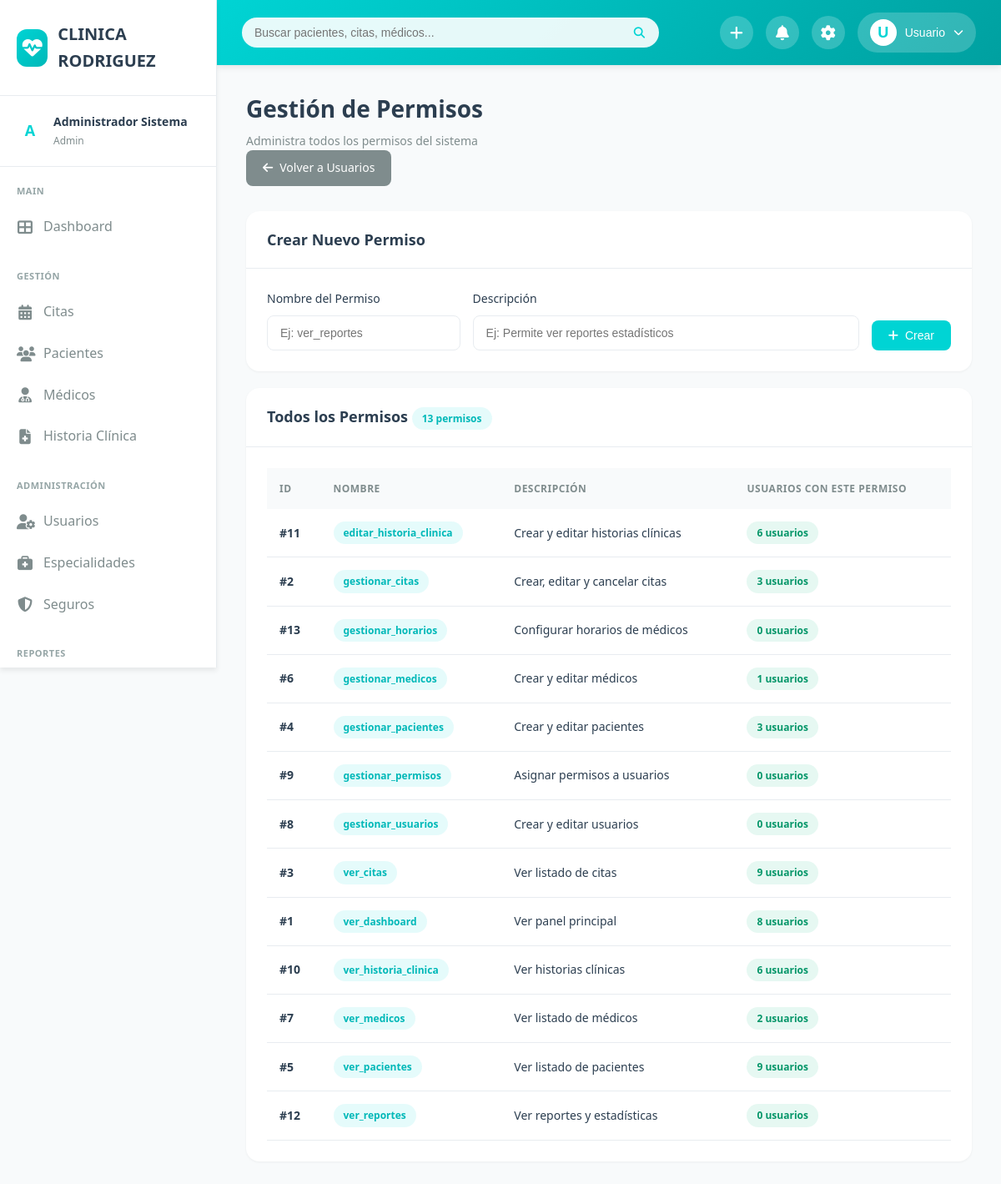
Screenshot of /permisos.php (signed in) with the database file from the repository.
### tables this page shows
CREATE TABLE `permisos` (
  `id` int(11) NOT NULL,
  `nombre` varchar(50) NOT NULL,
  `descripcion` varchar(200) DEFAULT NULL,
  `modulo` varchar(50) NOT NULL
);

### public/permisos.php (the view, shortened to what this page needs)
<?php
$database = new Database();
$db = $database->getConnection();
$query = "SELECT * FROM permisos ORDER BY nombre";
$stmt = $db->query($query);
$permisos = $stmt->fetchAll(PDO::FETCH_ASSOC);
$query_uso = "SELECT permiso_id, COUNT(*) as total_usuarios
              FROM usuario_permisos
              GROUP BY permiso_id";
$stmt_uso = $db->query($query_uso);
$uso_permisos = [];
while ($row = $stmt_uso->fetch(PDO::FETCH_ASSOC)) {
    $uso_permisos[$row['permiso_id']] = $row['total_usuarios'];
}
?>
<!DOCTYPE html>
<html lang="es">
<head>
    <link rel="stylesheet" href="css/styles.css">
    <link rel="stylesheet" href="https://cdnjs.cloudflare.com/ajax/libs/font-awesome/6.4.0/css/all.min.css">
</head>
<body>
    <div class="main-wrapper">
        <?php include '../includes/sidebar.php'; ?>
        <div class="main-content">
            <?php include '../includes/header.php'; ?>
            <div class="dashboard-content">
                <div class="page-header">
                    <div>
                        <h1 class="page-title">Gestión de Permisos</h1>
                        <p class="page-subtitle">Administra todos los permisos del sistema</p>
                    </div>
                    <a href="usuarios.php" class="btn btn-secondary">
                        <i class="fas fa-arrow-left"></i> Volver a Usuarios
                    </a>
                </div>
                <div class="card mb-2">
                    <div class="card-header">
                        <h3 class="card-title">Crear Nuevo Permiso</h3>
                    </div>
                    <div class="card-body">
                        <form method="POST" style="display: grid; grid-template-columns: 1fr 2fr auto; gap: 15px; align-items: end;">
                            <div class="form-group" style="margin: 0;">
                                <label class="form-label">Nombre del Permiso</label>
                                <input type="text" name="nombre" class="form-control"
                                       placeholder="Ej: ver_reportes" required>
                            </div>
                            <div class="form-group" style="margin: 0;">
                                <label class="form-label">Descripción</label>
                                <input type="text" name="descripcion" class="form-control"
                                       placeholder="Ej: Permite ver reportes estadísticos" required>
                            </div>
                            <button type="submit" class="btn btn-primary">
                                <i class="fas fa-plus"></i> Crear
                            </button>
                        </form>
                    </div>
                </div>
                <div class="card">
                    <div class="card-header">
                        <h3 class="card-title">
                            Todos los Permisos
                            <span class="badge badge-primary"><?php echo count($permisos); ?> permisos</span>
                        </h3>
                    </div>
                    <div class="card-body">
                        <div class="table-container">
                            <table>
                                <thead>
                                    <tr>
                                        <th>ID</th>
                                        <th>Nombre</th>
                                        <th>Descripción</th>
                                        <th>Usuarios con este permiso</th>
                                    </tr>
                                </thead>
                                <tbody>
                                    <?php foreach ($permisos as $permiso): ?>
                                    <tr>
                                        <td><strong>#<?php echo $permiso['id']; ?></strong></td>
                                        <td>
                                            <span class="badge badge-primary">
                                                <?php echo htmlspecialchars($permiso['nombre']); ?>
                                            </span>
                                        </td>
                                        <td><?php echo htmlspecialchars($permiso['descripcion']); ?></td>
                                        <td>
                                            <span class="badge badge-success">
                                                <?php echo $uso_permisos[$permiso['id']] ?? 0; ?> usuarios
                                            </span>
                                        </td>                                    </tr>
                                    <?php endforeach; ?>
                                </tbody>
                            </table>
                        </div>
                    </div>
                </div>
            </div>
        </div>
    </div>
</body>
</html>

### public/css/styles.css (style rules this page uses)
:root { --primary-color: #00D4D4; --primary-dark: #00B8B8; --primary-light: #4DE0E0; --secondary-color: #00A8A8; --accent-color: #FFB800; --background-main: #F8FAFB; --background-card: #FFFFFF; --background-sidebar: #FFFFFF; --text-primary: #2C3E50; --text-secondary: #7F8C8D; --text-light: #95A5A6; --text-white: #FFFFFF; --border-color: #E8ECF0; --shadow-sm: 0 1px 3px rgba(0, 0, 0, 0.05); --shadow-md: 0 4px 6px rgba(0, 0, 0, 0.07); --shadow-lg: 0 10px 25px rgba(0, 0, 0, 0.1); --shadow-xl: 0 20px 40px rgba(0, 0, 0, 0.15); --radius-sm: 8px; --radius-md: 12px; --radius-lg: 16px; --transition: all 0.3s cubic-bezier(0.4, 0, 0.2, 1); }
* { margin: 0; padding: 0; box-sizing: border-box; }
body { font-family: 'Segoe UI', Tahoma, Geneva, Verdana, sans-serif; background-color: var(--background-main); color: var(--text-primary); line-height: 1.6; overflow-x: hidden; }
.main-wrapper { display: flex; min-height: 100vh; }
.main-content { flex: 1; margin-left: 260px; transition: var(--transition); }
.dashboard-content { padding: 30px 35px; }
.page-header { margin-bottom: 30px; }
.page-title { font-size: 28px; font-weight: 700; color: var(--text-primary); margin-bottom: 5px; }
.page-subtitle { color: var(--text-secondary); font-size: 14px; }
.card { background: var(--background-card); border-radius: var(--radius-lg); box-shadow: var(--shadow-sm); overflow: hidden; }
.card-header { padding: 20px 25px; border-bottom: 1px solid var(--border-color); display: flex; justify-content: space-between; align-items: center; }
.card-title { font-size: 18px; font-weight: 600; color: var(--text-primary); }
.card-body { padding: 25px; }
.table-container { overflow-x: auto; }
table { width: 100%; border-collapse: collapse; }
table thead { background: var(--background-main); }
table th { padding: 15px; text-align: left; font-size: 12px; font-weight: 600; color: var(--text-secondary); text-transform: uppercase; letter-spacing: 0.5px; }
table td { padding: 15px; border-bottom: 1px solid var(--border-color); font-size: 14px; }
table tbody tr { transition: var(--transition); }
.btn { padding: 10px 20px; border: none; border-radius: var(--radius-sm); font-size: 14px; font-weight: 500; cursor: pointer; transition: var(--transition); display: inline-flex; align-items: center; gap: 8px; text-decoration: none; }
.btn-primary { background: var(--primary-color); color: white; }
.btn-secondary { background: var(--text-secondary); color: white; }
.badge { display: inline-block; padding: 4px 12px; border-radius: 20px; font-size: 12px; font-weight: 600; }
.badge-primary { background: rgba(0, 212, 212, 0.1); color: var(--primary-dark); }
.badge-success { background: rgba(16, 185, 129, 0.1); color: #059669; }
.form-group { margin-bottom: 20px; }
.form-label { display: block; margin-bottom: 8px; font-size: 14px; font-weight: 500; color: var(--text-primary); }
.form-control { width: 100%; padding: 12px 15px; border: 1px solid var(--border-color); border-radius: var(--radius-sm); font-size: 14px; transition: var(--transition); }
.mb-2 { margin-bottom: 20px; }

### rows the page displays
permisos: id "11", nombre "editar_historia_clinica", descripcion "Crear y editar historias clínicas", id "6"
permisos: id "2", nombre "gestionar_citas", descripcion "Crear, editar y cancelar citas", id "3"
permisos: id "13", nombre "gestionar_horarios", descripcion "Configurar horarios de médicos", id "0"
permisos: id "6", nombre "gestionar_medicos", descripcion "Crear y editar médicos", id "1"
permisos: id "4", nombre "gestionar_pacientes", descripcion "Crear y editar pacientes", id "3"
permisos: id "9", nombre "gestionar_permisos", descripcion "Asignar permisos a usuarios", id "0"
permisos: id "8", nombre "gestionar_usuarios", descripcion "Crear y editar usuarios", id "0"
permisos: id "3", nombre "ver_citas", descripcion "Ver listado de citas", id "9"
permisos: id "1", nombre "ver_dashboard", descripcion "Ver panel principal", id "8"
permisos: id "10", nombre "ver_historia_clinica", descripcion "Ver historias clínicas", id "6"
permisos: id "7", nombre "ver_medicos", descripcion "Ver listado de médicos", id "2"
permisos: id "5", nombre "ver_pacientes", descripcion "Ver listado de pacientes", id "9"
permisos: id "12", nombre "ver_reportes", descripcion "Ver reportes y estadísticas", id "0"

### other values shown
substr($user_name, 0, 1) "A"
$user_name . ' ' . $user_apellido "Administrador Sistema"
$user_role "Admin"
substr($nombre, 0, 1) "U"
explode(' ', $nombre)[0] "Usuario"
count($permisos) "13"
